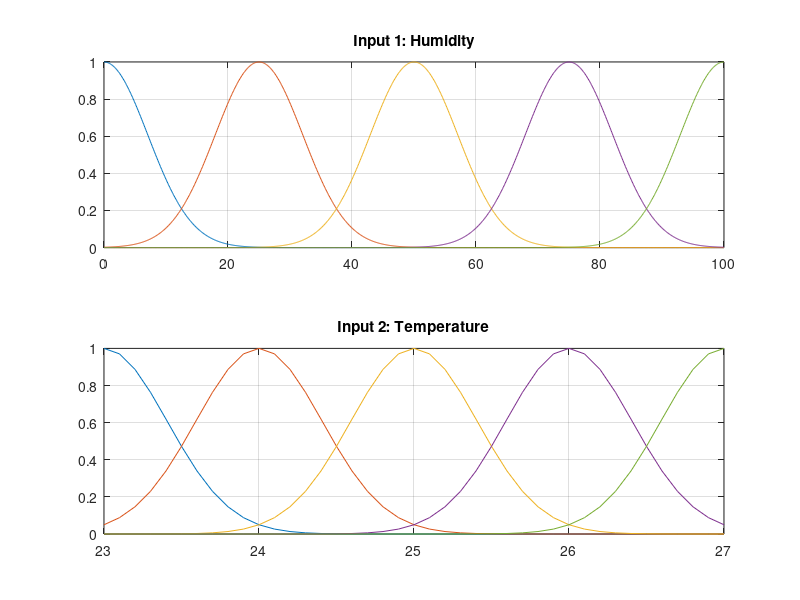
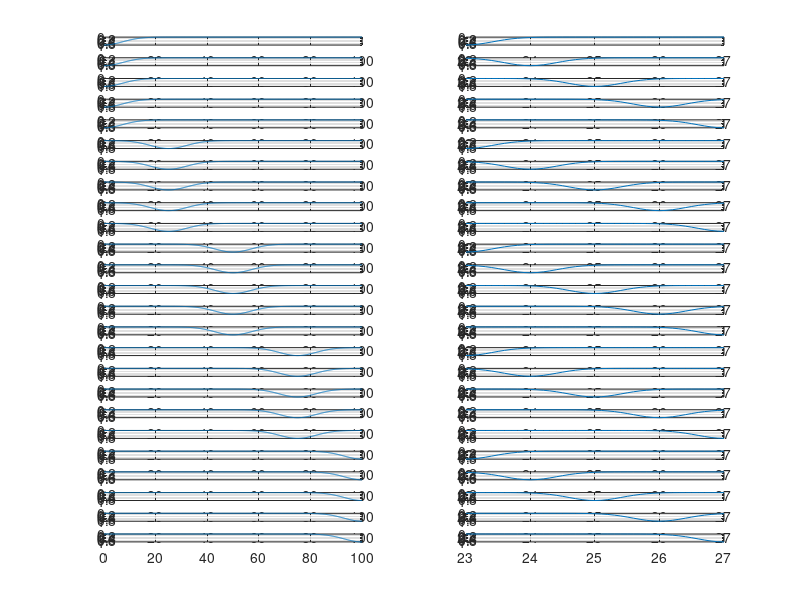

Recreate these plots in MATLAB, in order.
clear all
close all
clc

c1=0;
c2=0;

kH=0.01;

mHMB=0; 
mHB=25;
mHM=50;
mHA=75;
mHMA=100;

xH=0:0.1:100;

subplot(2,1,1)

HMB=exp(-kH*(xH-mHMB).^2);
plot(xH,HMB)
hold on
HB=exp(-kH*(xH-mHB).^2);
plot(xH,HB)
HM=exp(-kH*(xH-mHM).^2);
plot(xH,HM)
HA=exp(-kH*(xH-mHA).^2);
plot(xH,HA)
HMA=exp(-kH*(xH-mHMA).^2);
plot(xH,HMA)

title('Input 1: Humidity')
grid on

kT=3;

mTMB=23;
mTB=24;
mTM=25;
mTA=26;
mTMA=27;

xT=23:0.1:27;

subplot(2,1,2)

TMB=exp(-kT*(xT-mTMB).^2);
plot(xT,TMB)
hold on
TB=exp(-kT*(xT-mTB).^2);
plot(xT,TB)
TM=exp(-kT*(xT-mTM).^2);
plot(xT,TM)
TA=exp(-kT*(xT-mTA).^2);
plot(xT,TA)
TMA=exp(-kT*(xT-mTMA).^2);
plot(xT,TMA)

title('Input 2: Temperature')
grid on

%disp('Output 1: Llave\n cC=0\n cUA=90\n cMA=180\n cCA=270\n cA=360')
cC=0;
cUA=90;
cMA=180;
cCA=270;
cA=360;

%disp('Ouput 2: Ventilador\n cMD=0\n cD=1.25\n cM=2.5\n cR=3.75\n cMR=5')
cMD=0;
cD=1.25;
cM=2.5;
cR=3.75;
cMR=5;

h=input('Humidity (0u - 100u): ');
t=input('Temperature (23°C - 27°C): ');

hMB=exp(-kH*(h-mHMB).^2);
hB=exp(-kH*(h-mHB).^2);
hM=exp(-kH*(h-mHM).^2);
hA=exp(-kH*(h-mHA).^2);
hMA=exp(-kH*(h-mHMA).^2);

tMB=exp(-kT*(t-mTMB).^2);
tB=exp(-kT*(t-mTB).^2);
tM=exp(-kT*(t-mTM).^2);
tA=exp(-kT*(t-mTA).^2);
tMA=exp(-kT*(t-mTMA).^2);

k1=min(hMB,tMB);
k2=min(hMB,tB);
k3=min(hMB,tM);
k4=min(hMB,tA);
k5=min(hMB,tMA);

k6=min(hB,tMB);
k7=min(hB,tB);
k8=min(hB,tM);
k9=min(hB,tA);
k10=min(hB,tMA);

k11=min(hM,tMB);
k12=min(hM,tB);
k13=min(hM,tM);
k14=min(hM,tA);
k15=min(hM,tMA);

k16=min(hA,tMB);
k17=min(hA,tB);
k18=min(hA,tM);
k19=min(hA,tA);
k20=min(hA,tMA);

k21=min(hMA,tMB);
k22=min(hMA,tB);
k23=min(hMA,tM);
k24=min(hMA,tA);
k25=min(hMA,tMA);

y1=(k1*cMD+k2*cD+k3*cM+k4*cR+k5*cMR+k6*cMD+k7*cD+k8*cM+k9*cR+k10*cMR+k11*cMD+k12*cD+k13*cM+k14*cR+k15*cMR+k16*cMD+k17*cD+k18*cM+k19*cR+k20*cMR+k21*cMD+k22*cD+k23*cM+k24*cR+k25*cMR)/(k1+k2+k3+k4+k5+k6+k7+k8+k9+k10+k11+k12+k13+k14+k15+k16+k17+k18+k19+k20+k21+k22+k23+k24+k5);
y2=(k1*cA+k2*cA+k3*cA+k4*cA+k5*cA+k6*cCA+k7*cCA+k8*cCA+k9*cCA+k10*cCA+k11*cMA+k12*cMA+k13*cMA+k14*cMA+k15*cMA+k16*cUA+k17*cUA+k18*cUA+k19*cUA+k20*cUA+k21*cC+k22*cC+k23*cC+k24*cC+k25*cC)/(k1+k2+k3+k4+k5+k6+k7+k8+k9+k10+k11+k12+k13+k14+k15+k16+k17+k18+k19+k20+k21+k22+k23+k24+k5);

X1=['y1= ',num2str(y1),'V y2= ',num2str(y2),'°'];
disp(X1)

figure
hold on
subplot(25,2,1)
plot(xH,HMB)
grid on
subplot(25,2,2)
plot(xT,TMB)
grid on
subplot(25,2,3)
plot(xH,HMB)
grid on
subplot(25,2,4)
plot(xT,TB)
grid on
subplot(25,2,5)
plot(xH,HMB)
grid on
subplot(25,2,6)
plot(xT,TM)
grid on
subplot(25,2,7)
plot(xH,HMB)
grid on
subplot(25,2,8)
plot(xT,TA)
grid on
subplot(25,2,9)
plot(xH,HMB)
grid on
subplot(25,2,10)
plot(xT,TMA)
grid on

hold on
subplot(25,2,11)
plot(xH,HB)
grid on
subplot(25,2,12)
plot(xT,TMB)
grid on
subplot(25,2,13)
plot(xH,HB)
grid on
subplot(25,2,14)
plot(xT,TB)
grid on
subplot(25,2,15)
plot(xH,HB)
grid on
subplot(25,2,16)
plot(xT,TM)
grid on
subplot(25,2,17)
plot(xH,HB)
grid on
subplot(25,2,18)
plot(xT,TA)
grid on
subplot(25,2,19)
plot(xH,HB)
grid on
subplot(25,2,20)
plot(xT,TMA)
grid on

hold on
subplot(25,2,21)
plot(xH,HM)
grid on
subplot(25,2,22)
plot(xT,TMB)
grid on
subplot(25,2,23)
plot(xH,HM)
grid on
subplot(25,2,24)
plot(xT,TB)
grid on
subplot(25,2,25)
plot(xH,HM)
grid on
subplot(25,2,26)
plot(xT,TM)
grid on
subplot(25,2,27)
plot(xH,HM)
grid on
subplot(25,2,28)
plot(xT,TA)
grid on
subplot(25,2,29)
plot(xH,HM)
grid on
subplot(25,2,30)
plot(xT,TMA)
grid on

hold on
subplot(25,2,31)
plot(xH,HA)
grid on
subplot(25,2,32)
plot(xT,TMB)
grid on
subplot(25,2,33)
plot(xH,HA)
grid on
subplot(25,2,34)
plot(xT,TB)
grid on
subplot(25,2,35)
plot(xH,HA)
grid on
subplot(25,2,36)
plot(xT,TM)
grid on
subplot(25,2,37)
plot(xH,HA)
grid on
subplot(25,2,38)
plot(xT,TA)
grid on
subplot(25,2,39)
plot(xH,HA)
grid on
subplot(25,2,40)
plot(xT,TMA)
grid on

hold on
subplot(25,2,41)
plot(xH,HMA)
grid on
subplot(25,2,42)
plot(xT,TMB)
grid on
subplot(25,2,43)
plot(xH,HMA)
grid on
subplot(25,2,44)
plot(xT,TB)
grid on
subplot(25,2,45)
plot(xH,HMA)
grid on
subplot(25,2,46)
plot(xT,TM)
grid on
subplot(25,2,47)
plot(xH,HMA)
grid on
subplot(25,2,48)
plot(xT,TA)
grid on
subplot(25,2,49)
plot(xH,HMA)
grid on
subplot(25,2,50)
plot(xT,TMA)
grid on